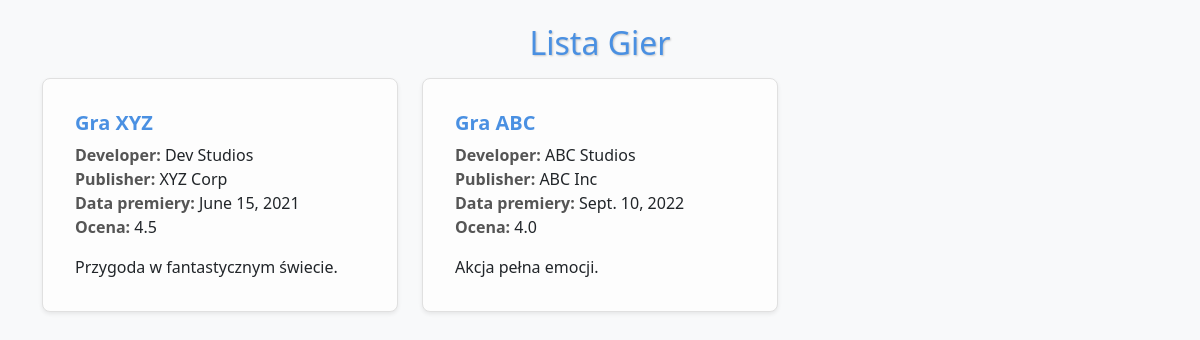
/games/, run on the app's committed database.
### app/models.py (models this page shows)
class Game(models.Model):
    game_id = models.AutoField(primary_key=True)
    title = models.CharField(max_length=255)
    release_date = models.DateField()
    developer = models.CharField(max_length=255)
    publisher = models.CharField(max_length=255)
    description = models.TextField()
    average_rating = models.FloatField()

### app/views.py (the view)
# urls.py: path('games/', views.games_list, name='games_list'),
def games_list(request):
    games = Game.objects.all()
    return render(request, 'games_list.html', {'games': games})

### app/templates/games_list.html (shortened to what this page needs)
<!DOCTYPE html>
<html lang="pl">
<head>
    <link href="https://cdn.jsdelivr.net/npm/bootstrap@5.3.0/dist/css/bootstrap.min.css" rel="stylesheet">
</head>
<body>
    <div class="container mt-4">
        <h1 class="text-center header">Lista Gier</h1>
        {% if games %}
        <div class="row">
            {% for game in games %}
            <div class="col-md-4 mb-4">
                <div class="card shadow-sm p-3">
                    <div class="card-body">
                        <h5 class="card-title">{{ game.title }}</h5>
                        <p class="card-text">
                            <strong>Developer:</strong> {{ game.developer }}<br>
                            <strong>Publisher:</strong> {{ game.publisher }}<br>
                            <strong>Data premiery:</strong> {{ game.release_date }}<br>
                            <strong>Ocena:</strong> {{ game.average_rating }}
                        </p>
                        <p class="card-text">{{ game.description|truncatewords:20 }}</p>
                    </div>
                </div>
            </div>
            {% endfor %}
        </div>
        {% else %}
        <p class="text-center">Brak dostępnych gier do wyświetlenia.</p>
        {% endif %}
    </div>
</body>
</html>

### app/templates/games_list.html (style rules this page uses)
body { background-color: #f8f9fa; }
.card { background-color: #fdfdfd; border: 1px solid #e0e0e0; border-radius: 8px; }
.card-title { color: #4a90e2; font-weight: bold; }
.card-text strong { color: #555; }
.header { color: #4a90e2; text-shadow: 1px 1px 2px rgba(0,0,0,0.2); font-size: 2rem; margin-bottom: 1rem; }

### data on the page
Game: title "Gra XYZ", developer "Dev Studios", publisher "XYZ Corp", release_date "June 15, 2021", average_rating "4.5", description "Przygoda w fantastycznym świecie."
Game: title "Gra ABC", developer "ABC Studios", publisher "ABC Inc", release_date "Sept. 10, 2022", average_rating "4.0", description "Akcja pełna emocji."
